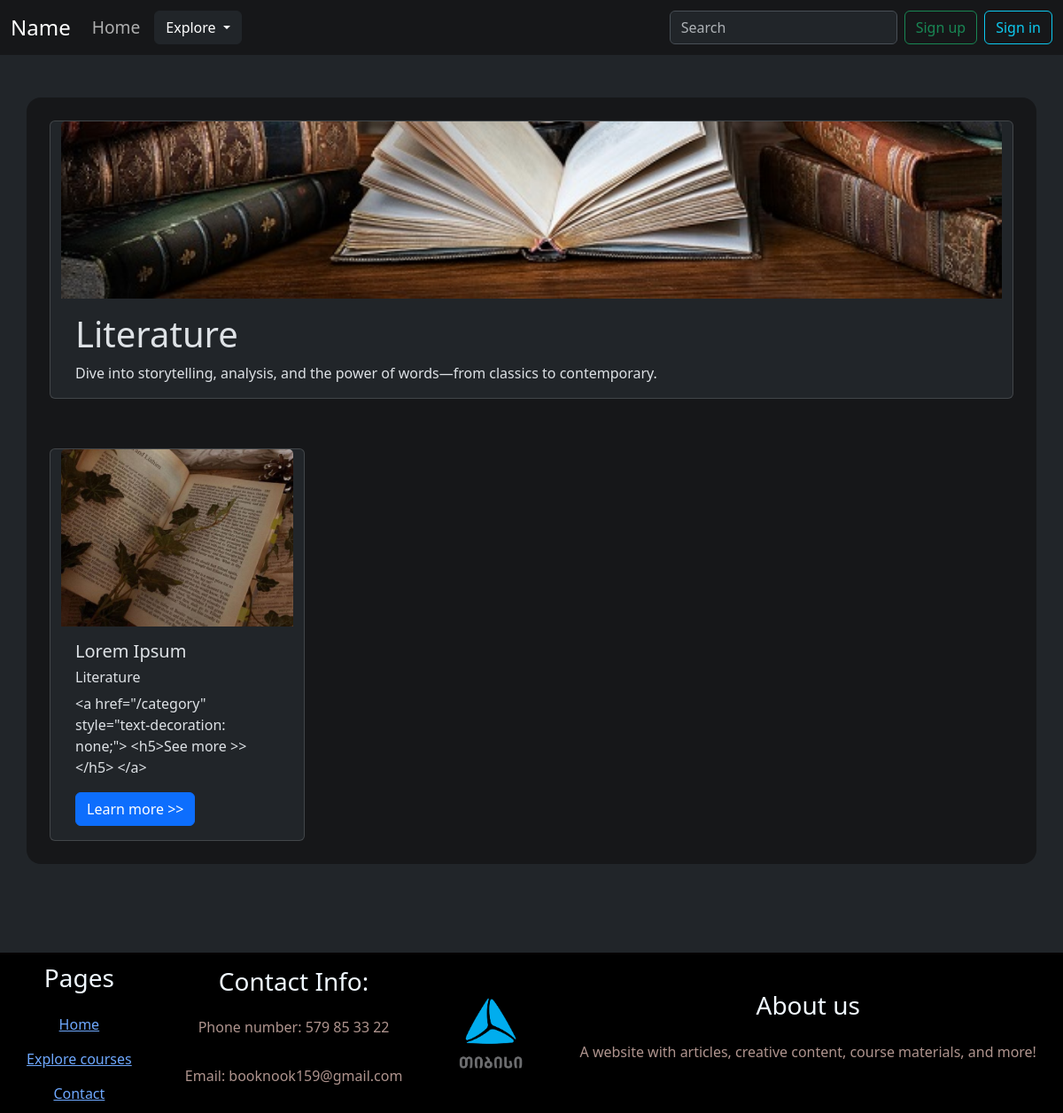
Page /category/Literature on the committed database.
### models.py (models this page shows, shortened)
class BaseModel:
    def create(self):
        db.session.add(self)
        db.session.commit()

class Category(db.Model, BaseModel):
    __tablename__ = "categories"
    id = db.Column(db.Integer(), primary_key=True)
    Name = db.Column(db.String(), nullable=False)
    Description = db.Column(db.String(), nullable=False)
    image = db.Column(db.String(), nullable=False)
    Link = db.Column(db.String(), nullable=False)

class Article(db.Model, BaseModel):
    __tablename__ = "articles"
    id = db.Column(db.Integer(), primary_key=True)
    category = db.Column(db.String(), nullable=False)
    heading = db.Column(db.String(), nullable=False)
    description = db.Column(db.String(), nullable=False)
    summary = db.Column(db.String(), nullable=False)
    Subheading1 = db.Column(db.String(), nullable=False)
    text1 = db.Column(db.String(), nullable=False)
    Subheading2 = db.Column(db.String(), nullable=False)
    text2 = db.Column(db.String(), nullable=False)
    Subheading3 = db.Column(db.String(), nullable=False)
    text3 = db.Column(db.String(), nullable=False)
    Subheading4 = db.Column(db.String(), nullable=False)
    text4 = db.Column(db.String(), nullable=False)
    Subheading5= db.Column(db.String(), nullable=False)
    text5 = db.Column(db.String(), nullable=False)
    image = db.Column(db.String(), default="defaul_photo.jpg")

### routes.py (the view)
@app.route('/category/<category_name>')
def category_page(category_name):
    category_list = Category.query.filter_by(Name=category_name).all()
    article_list = Article.query.filter_by(category=category_name).all()
    return render_template('category.html', article_list=article_list, category_list=category_list)

### templates/category.html (shortened to what this page needs)
{% extends "base.html" %}
{% block content %}
<div class="row list">
    {% for category in category_list %}
    <div class="card mb-3">
        <img src="/static/images/{{ category['image'] }}" class="card-img-top">
        <div class="card-body">
            <h1 class="card-title">{{category['Name']}}</h1>
            <p class="card-text">{{category['Description']}}</p>
        </div>
    </div>
        {% endfor %}
    {% for article in article_list %}
    <div class="card" style="width: 18rem;">
    <img src="/static/images/{{ article['image'] }}" class="card-img-top" alt="...">
    <div class="card-body">
        <h5 class="card-title">{{ article['heading'] }}</h5>
        <h6 class="card-title">{{ article['category'] }}</h6>
        <p class="card-text">{{ article['description'] }}</p>
        <a href="/category/{{category}}/{{article['id']}}" class="btn btn-primary me-3">Learn more >></a>
    </div>
    </div>
    {% endfor %}
</div>
{% endblock %}

### static/css/styles.css (style rules this page uses)
.list { display: flex; gap: 20px; margin: 10px; }
.card-img-top { width: 100%; height: 200px; object-fit: cover; object-position: 30% 100%; }

### rows in the picture
Category: image (picture), Name "Literature", Description "Dive into storytelling, analysis, and the power of words—from classics to contemporary."
Article: image (picture), heading "Lorem Ipsum", category "Literature", description "<a href=\"/category\" style=\"text-decoration: none;\"> <h5>See more >> </h5> </a>"
